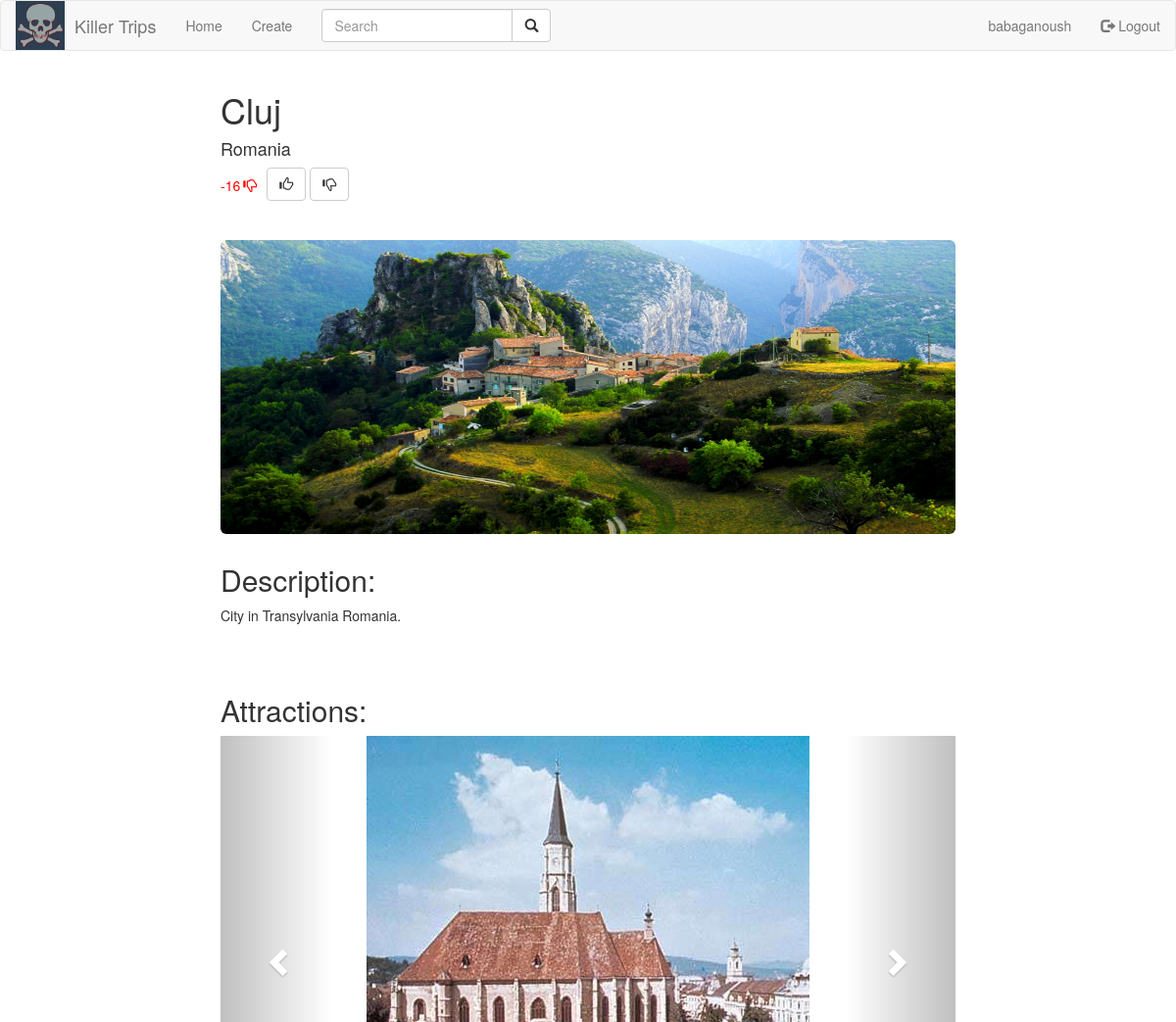
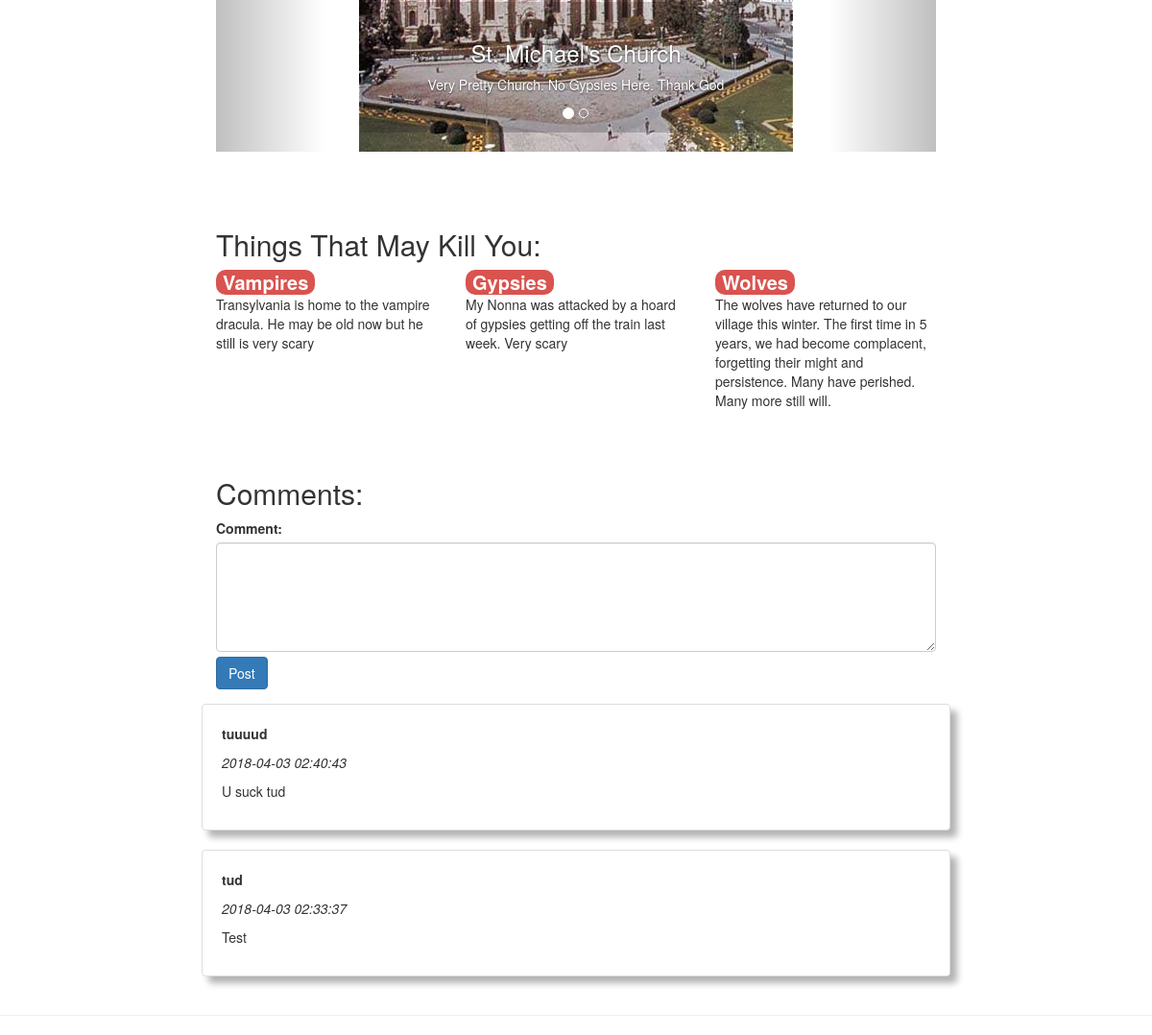
The page /src/views/city.php?cityid=46 (signed in) on the database as committed earlier (2 pictures, top to bottom).
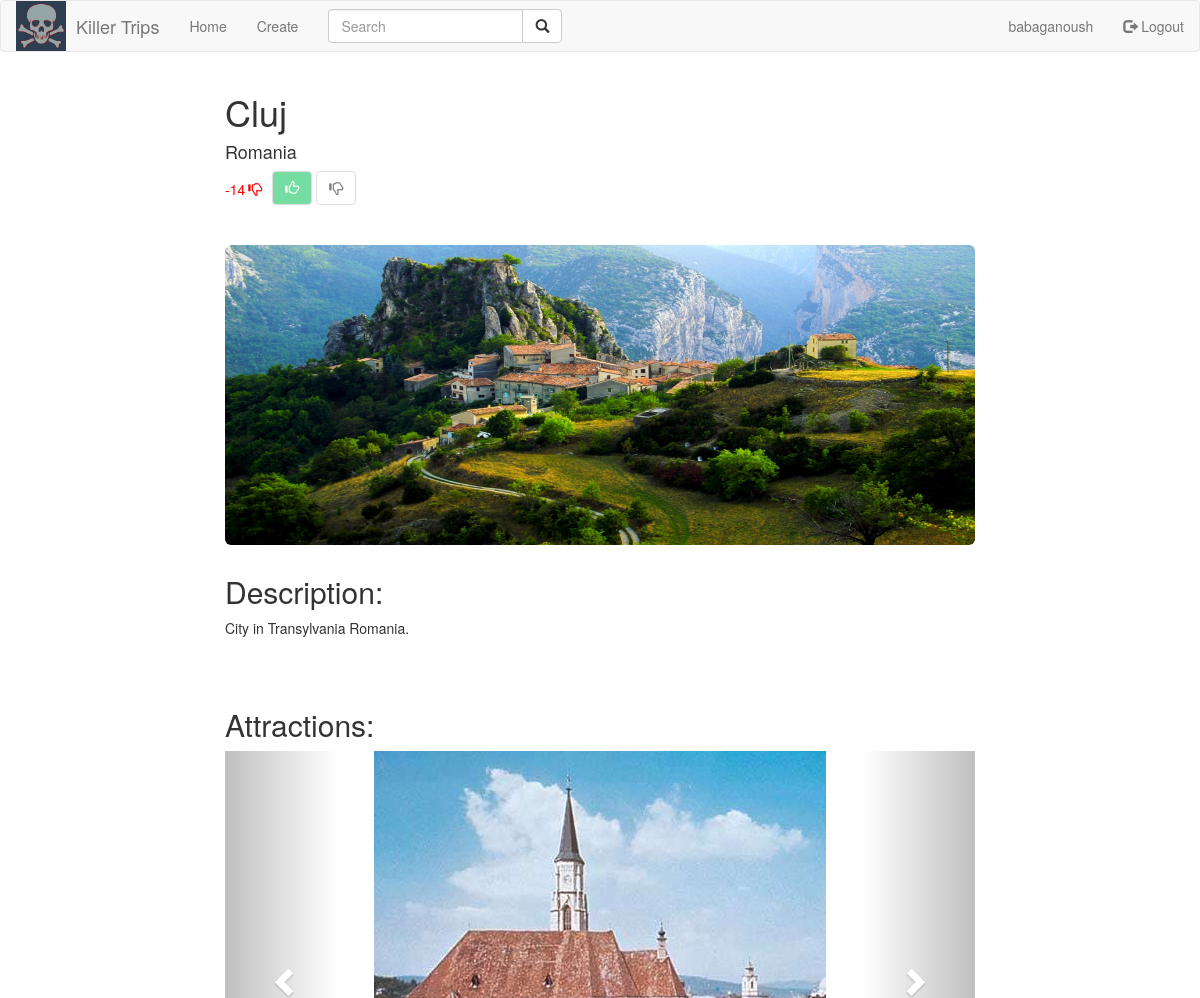
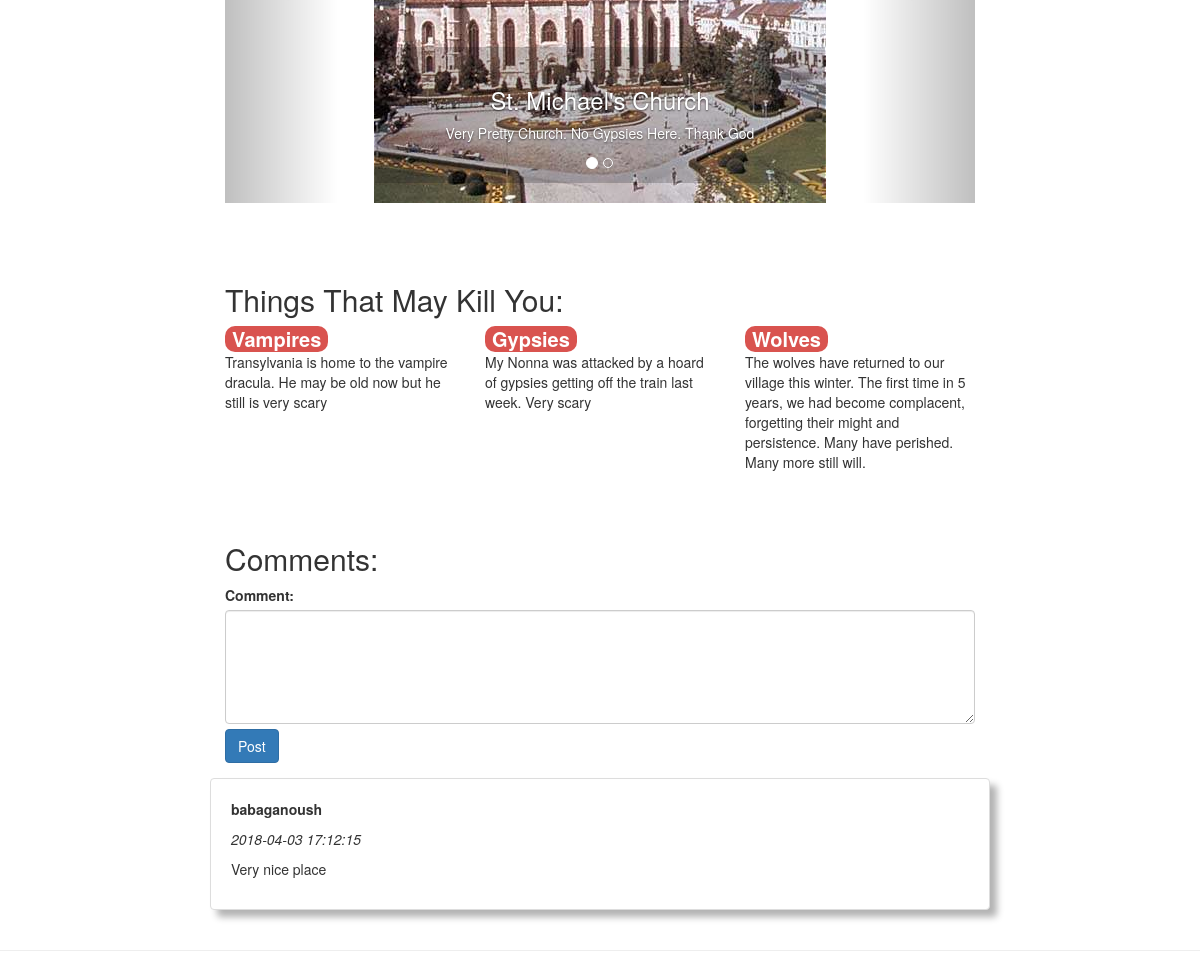
The same page on the database as committed later (2 pictures, top to bottom).
### tables this page shows
CREATE TABLE `attractions` (
  `attractionid` int(11) NOT NULL,
  `image` varchar(200) NOT NULL,
  `name` varchar(200) NOT NULL,
  `description` varchar(1000) NOT NULL,
  `cityid` int(11) NOT NULL,
  `date` timestamp NOT NULL DEFAULT CURRENT_TIMESTAMP
);

CREATE TABLE `killinfo` (
  `killid` int(11) NOT NULL,
  `cityid` int(11) NOT NULL,
  `date` timestamp NOT NULL DEFAULT CURRENT_TIMESTAMP,
  `killtext` text NOT NULL,
  `killname` varchar(100) NOT NULL
);

CREATE TABLE `comments` (
  `commentid` int(11) NOT NULL,
  `date` timestamp NOT NULL DEFAULT CURRENT_TIMESTAMP,
  `userid` int(11) NOT NULL,
  `comment` varchar(400) NOT NULL,
  `cityid` int(11) NOT NULL
);

CREATE TABLE `users` (
  `userid` int(11) NOT NULL,
  `username` varchar(32) NOT NULL,
  `password` varchar(64) NOT NULL,
  `permission` varchar(32) NOT NULL
);

### src/php/Cities.php (called while the page is built, shortened)
<?php
class Cities {
    public static function getCityById($id){
		try {
            $db = Database::getConnection();
            $queryString = "SELECT * FROM `cities` WHERE `cityid` = $id";
            $result = $db->query($queryString);
            if (($result->num_rows)>0){
                $city = $result->fetch_assoc();
            } else {
                header("Location: http://localhost:8080/killer-trips/src/views/404.php");
            }
            return $city;
        }
        catch(mysqli_sql_exception $e){
            echo "Connection failed: " . $e->getMessage();
        }
    }
}
?>

### src/php/Votes.php (called while the page is built, shortened)
<?php
class Votes {
	public static function getVotesForCity($cityid){
		try {
            $db = Database::getConnection();
            $queryString = "SELECT count(case when cityid = $cityid and score = 1 then 1 end) as upvote, count(case when cityid = $cityid and score = -1 then 1 end) as downvote FROM vote";
            $result = $db->query($queryString);
            $row = $result->fetch_assoc();
            $upvotes = $row["upvote"];
            $downvote = $row["downvote"];
            $difference = (int)$upvotes - (int)$downvote;
        }
        catch(mysqli_sql_exception $e){
            echo "Connection failed: " . $e->getMessage();
        }
        return $difference;
    }
    public static function hasUserVoted($cityid, $userid){
		try {
            $db = Database::getConnection();
            $hasvoted = 0;
            $queryString = "SELECT * FROM `vote` where cityid = $cityid and userid = $userid";
            $result = $db->query($queryString);
            $row = mysqli_fetch_assoc($result);
            if ($result->num_rows > 0){
                $hasvoted = $row["score"];
            }
        }
        catch(mysqli_sql_exception $e){
            echo "Connection failed: " . $e->getMessage();
        }
        return (int)$hasvoted;
    }
}
?>

### src/php/Attractions.php (called while the page is built, shortened)
<?php
class Attractions {
	public static function getAttractionsForCity($cityid){
		try {
            $db = Database::getConnection();
            $queryString = "SELECT * FROM `attractions` WHERE `cityid` = $cityid";
            $result = $db->query($queryString);
            $rows = array();
            while ($row = $result->fetch_assoc()) {
                array_push($rows, $row);
            }
        }
        catch(mysqli_sql_exception $e){
            echo "Connection failed: " . $e->getMessage();
        }
        return $rows;
    }
}
?>

### src/php/KillInfo.php (called while the page is built, shortened)
<?php
class KillInfo {
	public static function getKillInfoForCity($cityid){
		try {
            $db = Database::getConnection();
            $queryString = "SELECT * FROM `killinfo` WHERE `cityid` = $cityid";
            $result = $db->query($queryString);
            $rows = array();
            while ($row = $result->fetch_assoc()) {
                array_push($rows, $row);
            }
        }
        catch(mysqli_sql_exception $e){
            echo "Connection failed: " . $e->getMessage();
        }
        return $rows;
    }
}
?>

### src/php/Comments.php (called while the page is built, shortened)
<?php
class Comments {
	public static function getCommentsForCity($cityid){
		try {
            $db = Database::getConnection();
            $queryString = "SELECT * FROM `comments` WHERE `cityid` = $cityid ORDER BY `date` DESC";
            $result = $db->query($queryString);
            $rows = array();
            while ($row = $result->fetch_assoc()) {
                array_push($rows, $row);
            }
        }
        catch(mysqli_sql_exception $e){
            echo "Connection failed: " . $e->getMessage();
        }
        return $rows;
    }
}
?>

### src/php/User.php (called while the page is built, shortened)
<?php
class User {
	public static function getUserById($userid){
		try {
            $db = Database::getConnection();
            $queryString = "SELECT * FROM `users` WHERE `userid` = $userid";
            $result = $db->query($queryString);
            $user = $result->fetch_assoc();
        }
        catch(mysqli_sql_exception $e){
            echo "Connection failed: " . $e->getMessage();
        }
        return $user;
    }
}
?>

### src/views/city.php (the view, shortened to what the changed rows need)
<?php
    include("../php/Cities.php");
    include("../php/Attractions.php");
    include("../php/KillInfo.php");
    include("../php/Comments.php");
    include("../php/Votes.php");
    $city = Cities::getCityById($_GET["cityid"]);
    $hasvoted = Votes::hasUserVoted($_GET["cityid"], $_SESSION['userid']);
    $votescore = Votes::getVotesForCity($_GET["cityid"]);
    $attractions = Attractions::getAttractionsForCity($_GET["cityid"]);
    $killinfo = KillInfo::getKillInfoForCity($_GET["cityid"]);
    $comments = Comments::getCommentsForCity($_GET["cityid"]);
?>
<!DOCTYPE html>
    <head>
        <link rel="stylesheet" href="https://maxcdn.bootstrapcdn.com/bootstrap/3.3.7/css/bootstrap.min.css">
        <link rel="stylesheet" href="../css/cities.css">
    </head>
    <body>
      <div class="container">
        <div class="row row-offcanvas row-offcanvas-right">
          <div class="col-md-offset-2 col-md-8">
            <h1><?php echo $city["city"]?></h1>
            <h4><?php echo $city["country"]?></h4>
            <p class="votescore" style="color: <?PHP echo ($votescore >= 0)? 'green': 'red'; ?>"><?php echo $votescore?></p>
            <span class="voteicon" style="color: <?PHP echo ($votescore >= 0)? 'green': 'red'; ?>"><i class="glyphicon <?PHP echo ($votescore >= 0)? 'glyphicon-thumbs-up': 'glyphicon-thumbs-down'; ?>"></i></span>
            <?php
            if (isset($_SESSION['loggedin']) && $_SESSION['loggedin'] == true){
                ?>
              <div class="votebuttons">
                <button class="btn btn-default up-button <?PHP echo ($hasvoted == 1)? "disabled hasvoted":(($hasvoted==-1)?"disabled":""); ?>" type="submit">
                    <i class="glyphicon glyphicon-thumbs-up"></i>
                </button>
                <button class="btn btn-default down-button <?PHP echo ($hasvoted == 1)? "disabled":(($hasvoted==-1)?"disabled hasvoted":""); ?>" type="submit">
                    <i class="glyphicon glyphicon-thumbs-down"></i>
                </button>
              </div>
              <?php
            }
            ?>
            <br>
            <br>
            <div class="jumbotron" style="background-image: url(../images/<?php echo $city["image"]?>);"></div>
            <h2>Description:</h2>
            <p><?php echo $city["description"]?></p>
            <br>
            <br>
            <h2>Attractions:</h2>
            <div id="attractionCarousel" class="carousel slide" data-interval="false">
              <ol class="carousel-indicators">
                <?php
                    $arrlength = count($attractions);
                    for($x = 0; $x < $arrlength; $x++) {
                      ?>
                      <li data-target="#myCarousel" data-slide-to="<?php $x ?>" class="<?PHP echo ($x == 0)? 'active': ''; ?>"></li>
                      <?php
                    }
                ?>
              </ol>
              <div class="carousel-inner">
              <?php
                    $arrlength = count($attractions);
                    for($x = 0; $x < $arrlength; $x++) {
                      $attraction = $attractions[$x];
                      ?>
                      <div class="item <?PHP echo ($x == 0)? 'active': ''; ?>">
                        <img src="../images/attractions/<?php echo $attraction['image'] ?>">
                        <div class="carousel-caption">
                          <h3><?php echo $attraction["name"]?></h3>
                          <p><?php echo $attraction['description'] ?></p>
                        </div>
                      </div>
                    <?php
                    }
                ?>
              </div>
              <a class="left carousel-control" href="#attractionCarousel" data-slide="prev">
              </a>
              <a class="right carousel-control" href="#attractionCarousel" data-slide="next">
              </a>
            </div>
            <br>
            <br>
            <br>
            <h2>Things That May Kill You:</h2>
            <div class="row">
              <?php
                $arrlength = count($killinfo);
                for($x = 0; $x < $arrlength; $x++) {
                  $info = $killinfo[$x];
                  ?>
                  <div class="col-6 col-lg-4 city">
                    <strong><span class="badge progress-bar-danger"><?php echo $info['killname']?></span></strong>
                    <p class="kill-description"><?php echo $info['killtext']?></p>
                  </div>
                  <?php
                }
              ?>
            </div>
            <br>
            <br>
            <h2>Comments:</h2>
            <?php
            if (isset($_SESSION['loggedin']) && $_SESSION['loggedin'] == true){
              $userid = $_SESSION["userid"];
              $cityid = $city["cityid"];
              ?>
              <form role="form" method="post" action="../php/AddComment.php?cityid=<?php echo $cityid?>&userid=<?php echo $userid?>">
                <div class="form-group">
                </div>
              </form>
              <?php
            }
            ?>
            <?php
                $arrlength = count($comments);
                for($x = 0; $x < $arrlength; $x++) {
                    $comment = $comments[$x];
                    include_once("../php/User.php");
                    $user = User::getUserById($comment["userid"]);
                    ?>
                    <div class="row">
                        <div class="panel panel-white panel-shadow">
                            <p><b><?php echo $user["username"]?></b></p>
                            <p><i><?php echo $comment["date"]?></i></p>
                            <p><?php echo $comment["comment"]?></p>
                        </div>
                    </div>
                    <?php
                  }
            ?>
            </div>
          </div>
        </div>
    </body>
</html>

Rows that differ between the two databases and show on the page:
removed comments: userid.username "tuuuud", date "2018-04-03 02:40:43", comment "U suck tud"
removed comments: userid.username "tud", date "2018-04-03 02:33:37", comment "Test"
added comments: userid.username "babaganoush", date "2018-04-03 17:12:15", comment "Very nice place"
Other text that changed with them:
$votescore: "-16" → "-14"
